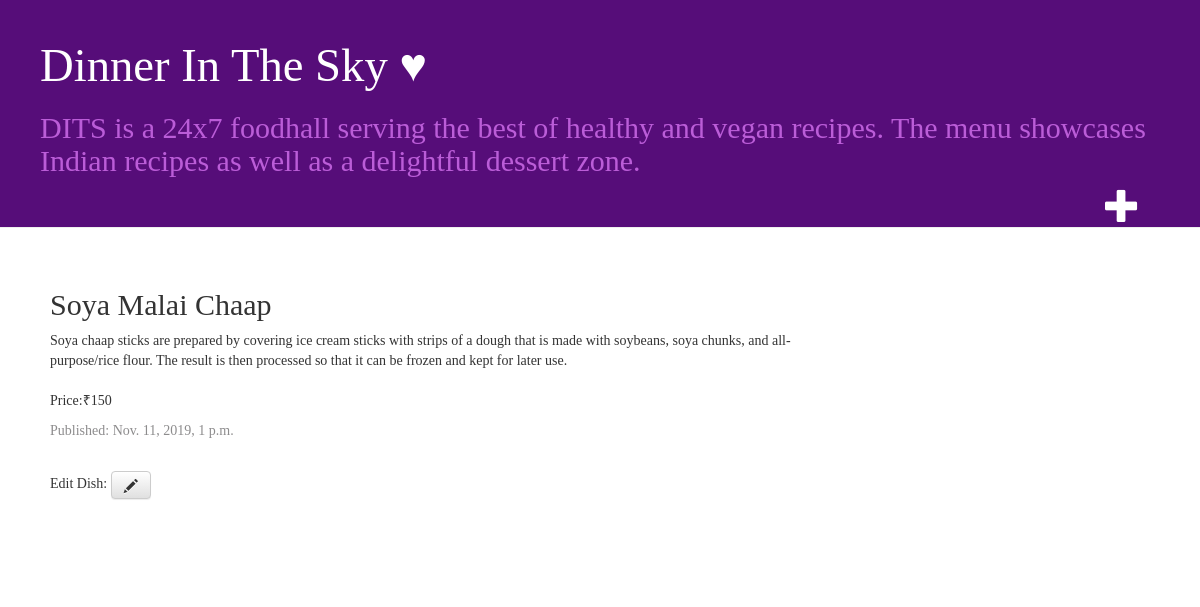
The app's page /post/1/ with its own data.
### blog/models.py (models this page shows, shortened)
class Post(models.Model):
    author = models.ForeignKey(settings.AUTH_USER_MODEL, on_delete=models.CASCADE)
    title = models.CharField(max_length=200)
    text = models.TextField()
    created_date = models.DateTimeField(default=timezone.now)
    published_date = models.DateTimeField(blank=True, null=True)

### blog/views.py (the view)
# urls.py: path('post/<int:pk>/', views.post_detail, name='post_detail'),
def post_detail(request,pk):
    post=get_object_or_404(Post,pk=pk)
    return render(request,'blog/post_detail.html',{'post':post})

### blog/templates/blog/post_detail.html
{% extends 'blog/base.html' %}
{% block content %}
<div class="post">
    <h2>{{post.title}}</h2>
    <p>{{ post.text|linebreaksbr }}</p>
    <div class="date">
        <p>Published: {{post.published_date}}</p>
    </div>
    <br>
    <p>Edit Dish: <a class="btn btn-default" href="{% url 'post_edit' pk=post.pk %}"><span class="glyphicon glyphicon-pencil"></span></a></p>
</div>
{% endblock %}

### blog/static/css/blog.css (style rules this page uses)
body { padding-left: 0px; font-family: 'Lobster'; }
h1, h2, h3, h4 { font-family: 'Lobster'; }
.date { color: #8d8c8d; }
.post { margin-bottom: 30px; }

### records on screen
Post: title "Soya Malai Chaap", text "Soya chaap sticks are prepared by covering ice cream sticks with strips of a dough that is made with soybeans, soya chunks, and all-purpose/rice flour. The result is then processed so that it can be frozen and kept for later use. Price:₹150", published_date "Nov. 11, 2019, 1 p.m."
